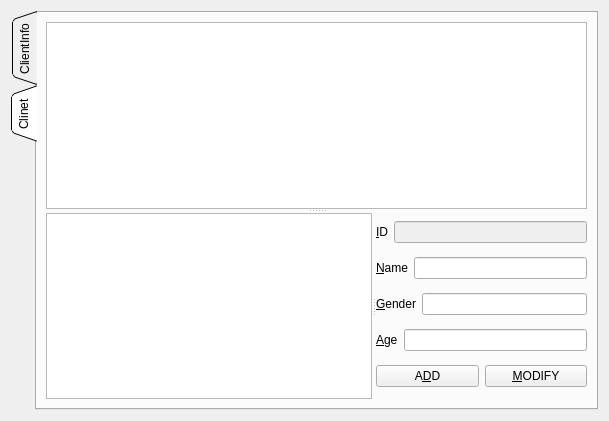
<?xml version="1.0" encoding="UTF-8"?>
<ui version="4.0">
 <class>ClientForm</class>
 <widget class="QWidget" name="ClientForm">
  <property name="geometry">
   <rect>
    <x>0</x>
    <y>0</y>
    <width>609</width>
    <height>421</height>
   </rect>
  </property>
  <property name="windowTitle">
   <string>Form</string>
  </property>
  <layout class="QVBoxLayout" name="verticalLayout_5">
   <item>
    <widget class="QTabWidget" name="tabWidget">
     <property name="tabPosition">
      <enum>QTabWidget::West</enum>
     </property>
     <property name="tabShape">
      <enum>QTabWidget::Triangular</enum>
     </property>
     <property name="currentIndex">
      <number>1</number>
     </property>
     <property name="elideMode">
      <enum>Qt::ElideLeft</enum>
     </property>
     <widget class="QWidget" name="tab">
      <attribute name="title">
       <string>ClientInfo</string>
      </attribute>
      <layout class="QVBoxLayout" name="verticalLayout">
       <item>
        <layout class="QHBoxLayout" name="horizontalLayout_3">
         <item>
          <spacer name="horizontalSpacer_3">
           <property name="orientation">
            <enum>Qt::Horizontal</enum>
           </property>
           <property name="sizeHint" stdset="0">
            <size>
             <width>228</width>
             <height>17</height>
            </size>
           </property>
          </spacer>
         </item>
         <item>
          <widget class="QLabel" name="label">
           <property name="font">
            <font>
             <family>HY견고딕</family>
             <pointsize>28</pointsize>
            </font>
           </property>
           <property name="text">
            <string>ONE 4</string>
           </property>
           <property name="alignment">
            <set>Qt::AlignCenter</set>
           </property>
          </widget>
         </item>
         <item>
          <spacer name="horizontalSpacer_2">
           <property name="orientation">
            <enum>Qt::Horizontal</enum>
           </property>
           <property name="sizeHint" stdset="0">
            <size>
             <width>228</width>
             <height>17</height>
            </size>
           </property>
          </spacer>
         </item>
        </layout>
       </item>
       <item>
        <widget class="QSplitter" name="splitter_4">
         <property name="orientation">
          <enum>Qt::Vertical</enum>
         </property>
         <widget class="QWidget" name="layoutWidget">
          <layout class="QHBoxLayout" name="horizontalLayout">
           <item>
            <widget class="QComboBox" name="comboBox">
             <item>
              <property name="text">
               <string>ID</string>
              </property>
             </item>
             <item>
              <property name="text">
               <string>Name</string>
              </property>
             </item>
             <item>
              <property name="text">
               <string>Date</string>
              </property>
             </item>
             <item>
              <property name="text">
               <string>Equipment</string>
              </property>
             </item>
            </widget>
           </item>
           <item>
            <widget class="QLineEdit" name="findLineEdit"/>
           </item>
           <item>
            <widget class="QPushButton" name="enterPushButton">
             <property name="text">
              <string>ENTER</string>
             </property>
            </widget>
           </item>
          </layout>
         </widget>
         <widget class="QSplitter" name="splitter">
          <property name="orientation">
           <enum>Qt::Horizontal</enum>
          </property>
          <widget class="QTableView" name="clientTableView"/>
          <widget class="QGraphicsView" name="infoGraphicsView"/>
         </widget>
        </widget>
       </item>
       <item>
        <widget class="QPushButton" name="downLoadPushButton">
         <property name="text">
          <string>DownLoad</string>
         </property>
        </widget>
       </item>
      </layout>
     </widget>
     <widget class="QWidget" name="tab2">
      <attribute name="title">
       <string>Clinet</string>
      </attribute>
      <layout class="QVBoxLayout" name="verticalLayout_4">
       <item>
        <widget class="QSplitter" name="splitter_3">
         <property name="orientation">
          <enum>Qt::Vertical</enum>
         </property>
         <widget class="QTableView" name="tableView"/>
         <widget class="QSplitter" name="splitter_2">
          <property name="orientation">
           <enum>Qt::Horizontal</enum>
          </property>
          <widget class="QGraphicsView" name="graphicsView"/>
          <widget class="QWidget" name="layoutWidget">
           <layout class="QVBoxLayout" name="verticalLayout_3">
            <item>
             <layout class="QHBoxLayout" name="horizontalLayout_2">
              <item>
               <widget class="QLabel" name="label_2">
                <property name="text">
                 <string>&amp;ID</string>
                </property>
                <property name="buddy">
                 <cstring>idLineEdit</cstring>
                </property>
               </widget>
              </item>
              <item>
               <widget class="QLineEdit" name="idLineEdit">
                <property name="enabled">
                 <bool>false</bool>
                </property>
               </widget>
              </item>
             </layout>
            </item>
            <item>
             <layout class="QHBoxLayout" name="horizontalLayout_7">
              <item>
               <widget class="QLabel" name="label_6">
                <property name="text">
                 <string>&amp;Name</string>
                </property>
                <property name="buddy">
                 <cstring>nameLineEdit</cstring>
                </property>
               </widget>
              </item>
              <item>
               <widget class="QLineEdit" name="nameLineEdit"/>
              </item>
             </layout>
            </item>
            <item>
             <layout class="QHBoxLayout" name="horizontalLayout_8">
              <item>
               <widget class="QLabel" name="label_7">
                <property name="text">
                 <string>&amp;Gender</string>
                </property>
                <property name="buddy">
                 <cstring>genderLineEdit</cstring>
                </property>
               </widget>
              </item>
              <item>
               <widget class="QLineEdit" name="genderLineEdit"/>
              </item>
             </layout>
            </item>
            <item>
             <layout class="QHBoxLayout" name="horizontalLayout_9">
              <item>
               <widget class="QLabel" name="label_8">
                <property name="text">
                 <string>&amp;Age</string>
                </property>
                <property name="buddy">
                 <cstring>ageLineEdit</cstring>
                </property>
               </widget>
              </item>
              <item>
               <widget class="QLineEdit" name="ageLineEdit"/>
              </item>
             </layout>
            </item>
            <item>
             <layout class="QHBoxLayout" name="horizontalLayout_4">
              <item>
               <widget class="QPushButton" name="addPushButton">
                <property name="text">
                 <string>A&amp;DD</string>
                </property>
               </widget>
              </item>
              <item>
               <widget class="QPushButton" name="modifyPushButton">
                <property name="text">
                 <string>&amp;MODIFY</string>
                </property>
               </widget>
              </item>
             </layout>
            </item>
           </layout>
          </widget>
         </widget>
        </widget>
       </item>
      </layout>
     </widget>
    </widget>
   </item>
  </layout>
 </widget>
 <resources/>
 <connections/>
</ui>
